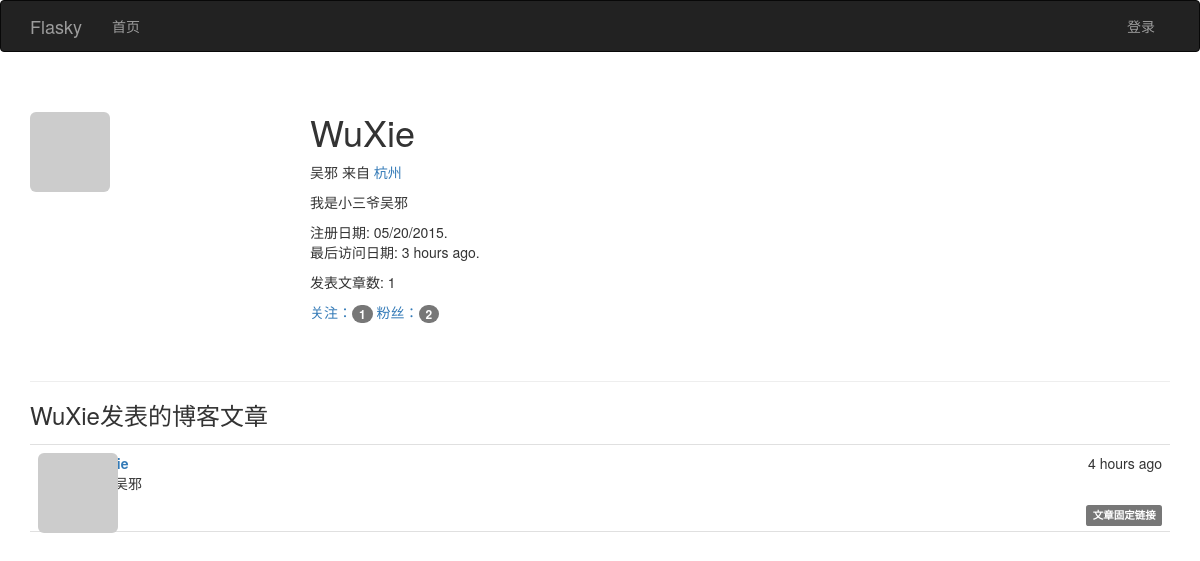
Page /user/WuXie on the earlier database version.
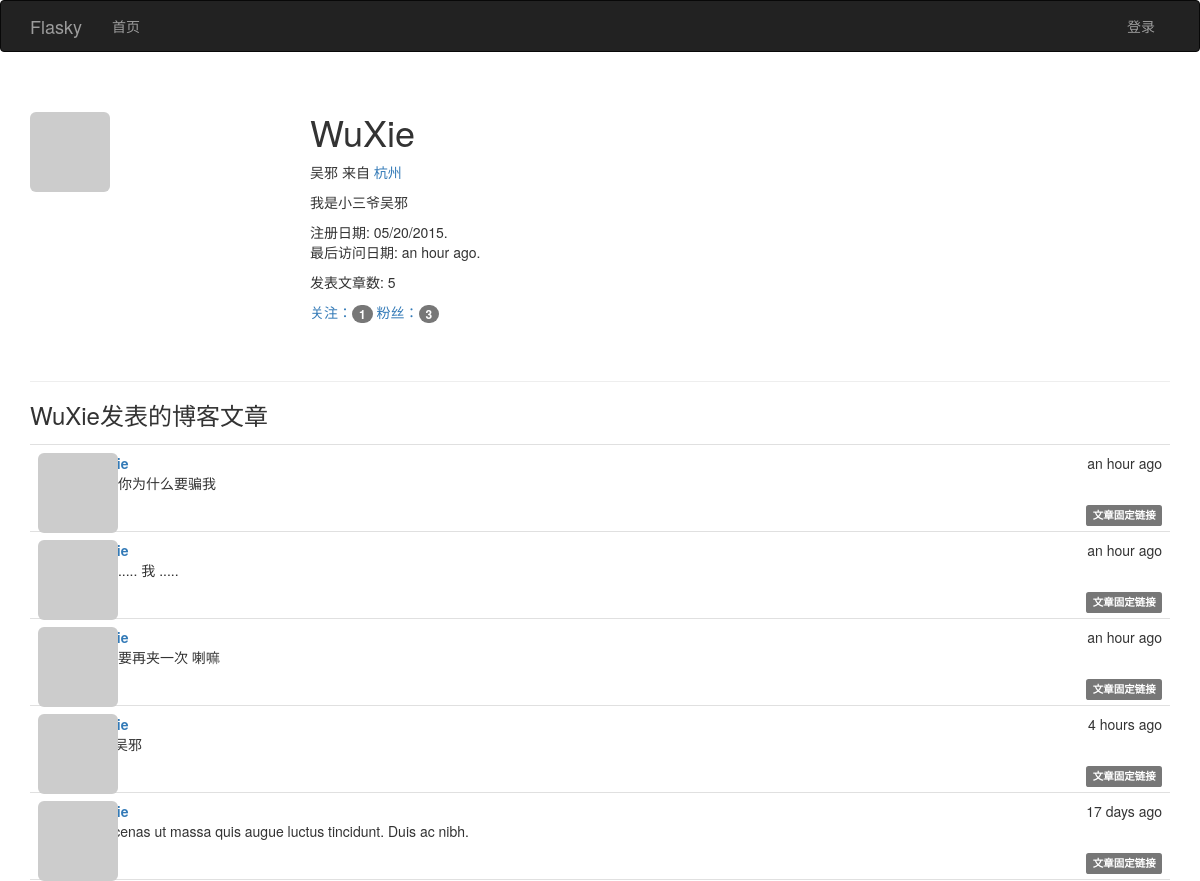
Same page on the later database version.
### app/models.py (models this page shows, shortened)
class User(UserMixin, db.Model):
              __tablename__ = 'users'                                       #表名 users
              id = db.Column(db.Integer, primary_key=True)                  #列名 id
              email = db.Column(db.String(64), unique=True, index=True)     #列名 email （用户使用电子邮件进行登录）
              username = db.Column(db.String(64), unique=True, index=True)  #列名 username
              role_id = db.Column(db.Integer, db.ForeignKey('roles.id'))
              password_hash = db.Column(db.String(128))                     #列名: 密码哈希散列
              confirmed = db.Column(db.Boolean, default=False)              #列名: 注册用户确认 (1表示已验证, 0表示没有验证)
              name = db.Column(db.String(64))                               #列名: 真实姓名
              location = db.Column(db.String(64))                           #列名: 所在地
              about_me = db.Column(db.Text())                               #列名: 自我介绍
              member_since = db.Column(db.DateTime(), default=datetime.utcnow)  #列名: 注册日期
              last_seen = db.Column(db.DateTime(), default=datetime.utcnow)     #列名: 最后访问日期
              avatar_hash = db.Column(db.String(32))  #Gravatar头像生成的MD5值
              posts = db.relationship('Post', backref='author', lazy='dynamic') #外链到posts文章表
              followed = db.relationship('Follow',
                                         foreign_keys=[Follow.follower_id],             #foreign_keys参数指定外键,防止外键间的歧义
                                         backref=db.backref('follower', lazy='joined'), #lazy='joined'  加载记录,但使用联结
                                         lazy='dynamic',                                #lazy='dynamic' 不加载记录，但提供加载记录的查询
                                         cascade='all, delete-orphan')                  #启用所有默认层叠选项,而且删除孤儿记录
              followers = db.relationship('Follow',
                                          foreign_keys=[Follow.followed_id],
                                          backref=db.backref('followed', lazy='joined'),
                                          lazy='dynamic',
                                          cascade='all, delete-orphan')
              @property  #@property作用是将方法函数变成了属性
              def password(self):
                            '''  password的只读属性(如果试图读取password属性的值,则会返回错误)  '''
                            raise AttributeError('password is not a readable attribute')
              def gravatar(self, size=100, default='identicon', rating='g'):
                            if request.is_secure:
                                          url = 'https://secure.gravatar.com/avatar'
                            else:
                                          url = 'http://www.gravatar.com/avatar'
                            hash = self.avatar_hash or hashlib.md5(self.email.encode('utf-8')).hexdigest()
                            return '{url}/{hash}?s={size}&d={default}&r={rating}'.format(url=url, hash=hash, size=size, default=default, rating=rating)
              ''' 使用: python manage.py shell
                       User.generate_fake(100)
              '''

class Post(db.Model):
              __tablename__ = 'posts'  #表名: posts
              id = db.Column(db.Integer, primary_key=True)  #列名： 文章id
              body = db.Column(db.Text)                     #列名:  文章内容
              timestamp = db.Column(db.DateTime, index=True, default=datetime.utcnow) #列名：时间戳
              author_id = db.Column(db.Integer, db.ForeignKey('users.id'))     #作者id 链接到users表的id
              body_html = db.Column(db.Text)      #列名: 博客文章HTML代码缓存（处理Markdown文本）
              ''' 使用: python manage.py shell
                        Post.generate_fake(100)
              '''

### app/main/views.py (the view)
@main.route('/user/<username>')
def user(username):
    user = User.query.filter_by(username=username).first()
    if user is None:
        abort(404)
    posts = user.posts.order_by(Post.timestamp.desc()).all() #获取该用户的博客文章资料页路由
    return render_template('user.html', user=user, posts=posts)

### app/auth/views.py (called while the page is built)
@auth.before_app_request
def before_request():
              ''' 2.更新已登录用户的访问时间 '''
              if current_user.is_authenticated():
                            current_user.ping()   #更新已登录用户的访问时间
                            if not current_user.confirmed \
                               and request.endpoint[:5] != 'auth.' \
                               and request.endpoint != 'static':
                                          return redirect(url_for('auth.unconfirmed'))

### app/main/__init__.py (called while the page is built)
@main.app_context_processor
def inject_permissions():
              return dict(Permission=Permission)

### app/models.py (called while the page is built)
              def can(self, permissions):
                            return False

              def is_administrator(self):
                            return False

### app/templates/user.html (shortened to what this page needs)
{% extends "base.html" %}
{% import "_macros.html" as macros %}
{% block page_content %}
<div class="page-header">
<img class="img-rounded profile-thumbnail" src="{{ user.gravatar(size=256) }}">
<div class="profile-header">
<h1> {{ user.username }} </h1>
{% if user.name or user.location %}
              <p>
              {% if user.name  %}
                            {{ user.name }}
              {% endif %}
              {% if user.location %}
                           来自 <a href="http://maps.baidu.com/?q={{ user.location }}" target="_blank" >{{ user.location}} </a>
              {% endif %}
              </p>
{% endif %}
{% if user.about_me %}
              <p>
              {{ user.about_me }}
              </p>
{% endif %}
<p>
注册日期:  {{ moment(user.member_since).format('L') }}.
最后访问日期: {{ moment(user.last_seen).fromNow() }}.
</p>
<p>发表文章数: {{  user.posts.count() }} </p>
<p>
<a href="{{ url_for('.followed_by', username=user.username)}}">关注：<span class="badge">{{ user.followed.count()}}</span></a>
<a href="{{ url_for('.followers', username=user.username) }}">粉丝：<span class="badge">{{ user.followers.count()}}</span></a>
</p>
</div>
</div>
<h3>{{ user.username }}发表的博客文章 </h3>
{% include '_posts.html' %}
{% endblock %}

### app/templates/base.html (shortened to what this page needs)
{%  extends "bootstrap/base.html" %}
{% block head %}
{{ super() }}
<link rel="stylesheet" type="text/css" href="{{ url_for('static', filename='styles.css') }}">
{% endblock %}
{% block navbar %}
<div class="navbar navbar-inverse" role="navigation">
              <div class="container">
                            <div class="navbar-header">
                                          <a  class="navbar-brand" href="{{ url_for('main.index') }}">Flasky</a>
                            </div>
                            <div class="navbar-collapse collapse">
                                          <ul class="nav navbar-nav">
                                                        <li><a href="{{ url_for('main.index') }}">首页</a></li>
                                          </ul>
                                          <ul class="nav navbar-nav navbar-right">
                                           {% if current_user.is_authenticated() %}
                                           <li class="dropdown">
                                           <a href="#" class="dropdown-toggle" data-toggle="dropdown">账户<b class="caret"></b></a>
                                           <ul class="dropdown-menu">
                                                <li> <a href="{{ url_for('auth.change_password') }}">更改密码 </a> </li>
                                                <li> <a href="{{ url_for('auth.change_email_request') }}">更改邮件地址 </a> </li>
                                                <li> <a href="{{ url_for('auth.logout') }}">退出</a> </li>
                                            <ul>
                                           </li>
                                           {% else %}
                                           <li> <a href="{{ url_for('auth.login')}}">登录</a> </li>
                                           {% endif %}
                                          </ul>
                            </div>
              </div>
</div>
{% endblock %}
{% block content %}
<div class="container">
              {% block page_content %} {%  endblock %}
</div>
{% endblock %}

### app/templates/_posts.html (shortened to what this page needs)
<ul class="posts">
{% for post in posts %}
<li class="post">
   <div class="post-thumbnail">
      <a href="{{ url_for('.user', username=post.author.username) }}">
      <img class="img-rounded profile-thumbnail" src="{{ post.author.gravatar(size=40) }}">
      </a>
   </div>
  <div class="post-content">
    <div class="post-date">{{ moment(post.timestamp).fromNow() }}</div>
    <div class="post-author"><a href="{{ url_for('.user', username=post.author.username) }}">{{ post.author.username }}</a></div>
    <div class="post-body">
    {% if post.body_html %}
        {{ post.body_html | safe }}
    {% else %}
        {{ post.body }}
    {% endif %}
    </div>
    <div class="post-footer">
    <a href="{{ url_for('.post', id=post.id) }}">
    <span class="label label-default">文章固定链接</span>
    </a>
    </div>
  </div>
</li>
{% endfor %}
</ul>

### app/static/styles.css (style rules this page uses)
.profile-thumbnail { position: absolute; }
.profile-header { min-height: 260px; margin-left: 280px; }
ul.posts { list-style-type: none; padding: 0px; margin: 16px 0px 0px 0px; border-top: 1px solid #e0e0e0; }
ul.posts li.post { padding: 8px; border-bottom: 1px solid #e0e0e0; }
div.post-date { float: right; }
div.post-author { font-weight: bold; }
div.post-thumbnail { position: absolute; }
div.post-content { margin-left: 48px; min-height: 48px; }
div.post-footer { text-align: right; }

Differences in the rows shown:
changed User "WuXie": last_seen "3 hours ago" → "an hour ago"
added Post: timestamp "an hour ago", body_html "三叔 你为什么要骗我"
added Post: timestamp "an hour ago", body_html "潘子 ..... 我 ....."
added Post: timestamp "an hour ago", body_html "胖子 要再夹一次 喇嘛"
added Post: timestamp "17 days ago", body_html "Maecenas ut massa quis augue luctus tincidunt. Duis ac nibh."
Other differences:
{{ user.posts.count() }}: "1" → "5"
{{ user.followers.count() }}: "2" → "3"
